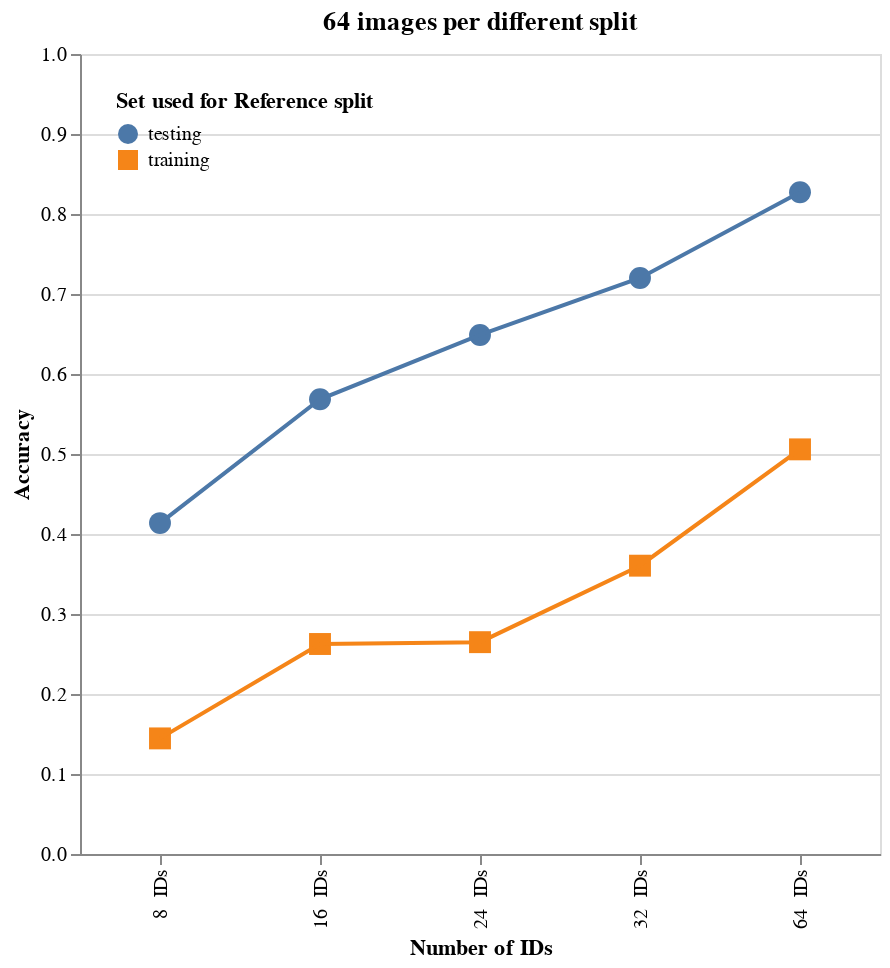

The notebook cell this image was saved under:
### Code cell
final_dif_split

### Figure 1 — Vega-Lite specification as saved in the notebook (floating-point values rounded to 4 significant figures)
{"config": {"view": {"continuousWidth": 300, "continuousHeight": 300}, "title": {"anchor": "middle"}}, "layer": [{"data": {"name": "data-6a4125ca385894bfcbffed922718d710"}, "mark": {"type": "point", "filled": true}, "encoding": {"color": {"field": "type_of_reference", "type": "nominal"}, "opacity": {"value": 1.0}, "shape": {"field": "type_of_reference", "legend": {"orient": "top-left", "title": "Set used for Reference split"}, "type": "nominal"}, "size": {"value": 120}, "x": {"field": "run_str", "sort": [" 8  IDs", " 16  IDs", " 24  IDs", " 32  IDs", " 64  IDs"], "title": "Number of IDs", "type": "nominal"}, "y": {"field": "Accuracy", "scale": {"domain": [0, 1]}, "type": "quantitative"}}, "title": "64 images per different split"}, {"data": {"name": "data-6a4125ca385894bfcbffed922718d710"}, "mark": {"type": "line"}, "encoding": {"color": {"field": "type_of_reference", "legend": null, "type": "nominal"}, "opacity": {"value": 1.0}, "x": {"field": "run_str", "sort": [" 8  IDs", " 16  IDs", " 24  IDs", " 32  IDs", " 64  IDs"], "title": "Number of IDs", "type": "nominal"}, "y": {"field": "Accuracy", "scale": {"domain": [0, 1]}, "type": "quantitative"}}}], "height": 400, "resolve": {"scale": {"color": "independent", "shape": "independent"}}, "width": 400, "$schema": "https://vega.github.io/schema/vega-lite/v5.15.1.json", "datasets": {"data-6a4125ca385894bfcbffed922718d710": [{"run_str": " 16  IDs", "type_of_reference": "training", "num_ids": 16, "num_images_per_id": "64", "total_training_images": 1024, "batch_size": 64, "num_epochs": 1300, "training_file": "/home/gsantiago/all_data_csvs/open_sets/new_open_16_ids_four_times_permutated_code_colors_batch1/summer_bee_dataset_open_train_bee_16_ids_four_times_permutated_colors_batch1_sample_num_64.csv", "reference_file": "/home/gsantiago/all_data_csvs/open_sets/open_reference_query_testing_batch1/summer_bee_dataset_closed_test_bee_reference_64_ids_batch1.csv", "query_file": "/home/gsantiago/all_data_csvs/open_sets/open_reference_query_testing_batch2/summer_bee_dataset_closed_test_bee_query_64_ids_batch2.csv", "KNN_type": "1NN", "Accuracy": 0.2625, "type_of_reference_shape": "training"}, {"run_str": " 16  IDs", "type_of_reference": "testing", "num_ids": 16, "num_images_per_id": "64", "total_training_images": 1024, "batch_size": 64, "num_epochs": 1300, "training_file": "/home/gsantiago/all_data_csvs/open_sets/new_open_16_ids_four_times_permutated_code_colors_batch1/summer_bee_dataset_open_train_bee_16_ids_four_times_permutated_colors_batch1_sample_num_64.csv", "reference_file": "/home/gsantiago/all_data_csvs/open_sets/open_reference_query_testing_batch2/summer_bee_dataset_closed_test_bee_reference_64_ids_batch2.csv", "query_file": "/home/gsantiago/all_data_csvs/open_sets/open_reference_query_testing_batch2/summer_bee_dataset_closed_test_bee_query_64_ids_batch2.csv", "KNN_type": "1NN", "Accuracy": 0.5684, "type_of_reference_shape": "testing"}, {"run_str": " 32  IDs", "type_of_reference": "training", "num_ids": 32, "num_images_per_id": "64", "total_training_images": 2011, "batch_size": 64, "num_epochs": 1300, "training_file": "/home/gsantiago/all_data_csvs/open_sets/new_open_32_ids_permutated_ids_batch1/summer_bee_dataset_open_train_bee_32_ids_permutated_ids_batch1_sample_num_64.csv", "reference_file": "/home/gsantiago/all_data_csvs/open_sets/open_reference_query_testing_batch1/summer_bee_dataset_closed_test_bee_reference_64_ids_batch1.csv", "query_file": "/home/gsantiago/all_data_csvs/open_sets/open_reference_query_testing_batch2/summer_bee_dataset_closed_test_bee_query_64_ids_batch2.csv", "KNN_type": "1NN", "Accuracy": 0.3604, "type_of_reference_shape": "training"}, {"run_str": " 32  IDs", "type_of_reference": "testing", "num_ids": 32, "num_images_per_id": "64", "total_training_images": 2011, "batch_size": 64, "num_epochs": 1300, "training_file": "/home/gsantiago/all_data_csvs/open_sets/new_open_32_ids_permutated_ids_batch1/summer_bee_dataset_open_train_bee_32_ids_permutated_ids_batch1_sample_num_64.csv", "reference_file": "/home/gsantiago/all_data_csvs/open_sets/open_reference_query_testing_batch2/summer_bee_dataset_closed_test_bee_reference_64_ids_batch2.csv", "query_file": "/home/gsantiago/all_data_csvs/open_sets/open_reference_query_testing_batch2/summer_bee_dataset_closed_test_bee_query_64_ids_batch2.csv", "KNN_type": "1NN", "Accuracy": 0.72, "type_of_reference_shape": "testing"}, {"run_str": " 64  IDs", "type_of_reference": "training", "num_ids": 63, "num_images_per_id": "64", "total_training_images": 3868, "batch_size": 64, "num_epochs": 1300, "training_file": "/home/gsantiago/all_data_csvs/open_sets/new_open_max_ids_batch1/summer_bee_dataset_open_train_bee_64_ids_batch1_sample_num_64.csv", "reference_file": "/home/gsantiago/all_data_csvs/open_sets/open_reference_query_testing_batch1/summer_bee_dataset_closed_test_bee_reference_64_ids_batch1.csv", "query_file": "/home/gsantiago/all_data_csvs/open_sets/open_reference_query_testing_batch2/summer_bee_dataset_closed_test_bee_query_64_ids_batch2.csv", "KNN_type": "1NN", "Accuracy": 0.5058, "type_of_reference_shape": "training"}, {"run_str": " 64  IDs", "type_of_reference": "testing", "num_ids": 63, "num_images_per_id": "64", "total_training_images": 3868, "batch_size": 64, "num_epochs": 1300, "training_file": "/home/gsantiago/all_data_csvs/open_sets/new_open_max_ids_batch1/summer_bee_dataset_open_train_bee_64_ids_batch1_sample_num_64.csv", "reference_file": "/home/gsantiago/all_data_csvs/open_sets/open_reference_query_testing_batch2/summer_bee_dataset_closed_test_bee_reference_64_ids_batch2.csv", "query_file": "/home/gsantiago/all_data_csvs/open_sets/open_reference_query_testing_batch2/summer_bee_dataset_closed_test_bee_query_64_ids_batch2.csv", "KNN_type": "1NN", "Accuracy": 0.8272, "type_of_reference_shape": "testing"}, {"run_str": " 24  IDs", "type_of_reference": "training", "num_ids": 24, "num_images_per_id": "64", "total_training_images": 1512, "batch_size": 64, "num_epochs": 1300, "training_file": "/home/gsantiago/all_data_csvs/open_sets/new_open_24_ids_monocolor_and_permutated_ids_batch1/summer_bee_dataset_open_train_bee_24_ids_monocolor_and_permutated_ids_batch1_sample_num_64.csv", "reference_file": "/home/gsantiago/all_data_csvs/open_sets/open_reference_query_testing_batch1/summer_bee_dataset_closed_test_bee_reference_64_ids_batch1.csv", "query_file": "/home/gsantiago/all_data_csvs/open_sets/open_reference_query_testing_batch2/summer_bee_dataset_closed_test_bee_query_64_ids_batch2.csv", "KNN_type": "1NN", "Accuracy": 0.2648, "type_of_reference_shape": "training"}, {"run_str": " 24  IDs", "type_of_reference": "testing", "num_ids": 24, "num_images_per_id": "64", "total_training_images": 1512, "batch_size": 64, "num_epochs": 1300, "training_file": "/home/gsantiago/all_data_csvs/open_sets/new_open_24_ids_monocolor_and_permutated_ids_batch1/summer_bee_dataset_open_train_bee_24_ids_monocolor_and_permutated_ids_batch1_sample_num_64.csv", "reference_file": "/home/gsantiago/all_data_csvs/open_sets/open_reference_query_testing_batch2/summer_bee_dataset_closed_test_bee_reference_64_ids_batch2.csv", "query_file": "/home/gsantiago/all_data_csvs/open_sets/open_reference_query_testing_batch2/summer_bee_dataset_closed_test_bee_query_64_ids_batch2.csv", "KNN_type": "1NN", "Accuracy": 0.6488, "type_of_reference_shape": "testing"}, {"run_str": " 8  IDs", "type_of_reference": "training", "num_ids": 8, "num_images_per_id": "64", "total_training_images": 488, "batch_size": 64, "num_epochs": 1300, "training_file": "/home/gsantiago/all_data_csvs/open_sets/new_open_08_ids_monocolor_batch1/summer_bee_dataset_open_train_bee_8_ids_monocolor_batch1_sample_num_64.csv", "reference_file": "/home/gsantiago/all_data_csvs/open_sets/open_reference_query_testing_batch1/summer_bee_dataset_closed_test_bee_reference_64_ids_batch1.csv", "query_file": "/home/gsantiago/all_data_csvs/open_sets/open_reference_query_testing_batch2/summer_bee_dataset_closed_test_bee_query_64_ids_batch2.csv", "KNN_type": "1NN", "Accuracy": 0.1445, "type_of_reference_shape": "training"}, {"run_str": " 8  IDs", "type_of_reference": "testing", "num_ids": 8, "num_images_per_id": "64", "total_training_images": 488, "batch_size": 64, "num_epochs": 1300, "training_file": "/home/gsantiago/all_data_csvs/open_sets/new_open_08_ids_monocolor_batch1/summer_bee_dataset_open_train_bee_8_ids_monocolor_batch1_sample_num_64.csv", "reference_file": "/home/gsantiago/all_data_csvs/open_sets/open_reference_query_testing_batch2/summer_bee_dataset_closed_test_bee_reference_64_ids_batch2.csv", "query_file": "/home/gsantiago/all_data_csvs/open_sets/open_reference_query_testing_batch2/summer_bee_dataset_closed_test_bee_query_64_ids_batch2.csv", "KNN_type": "1NN", "Accuracy": 0.4136, "type_of_reference_shape": "testing"}]}}
